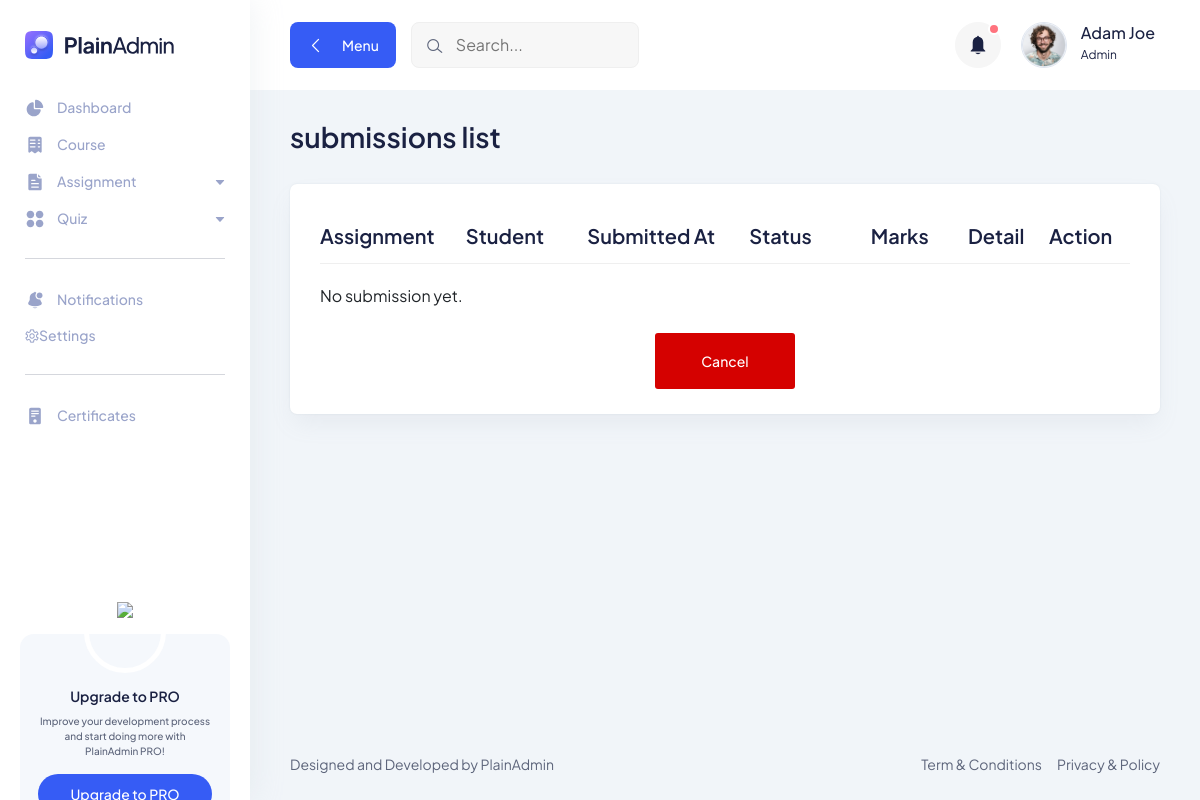
The page /submissions/ (signed in) on the database as committed earlier.
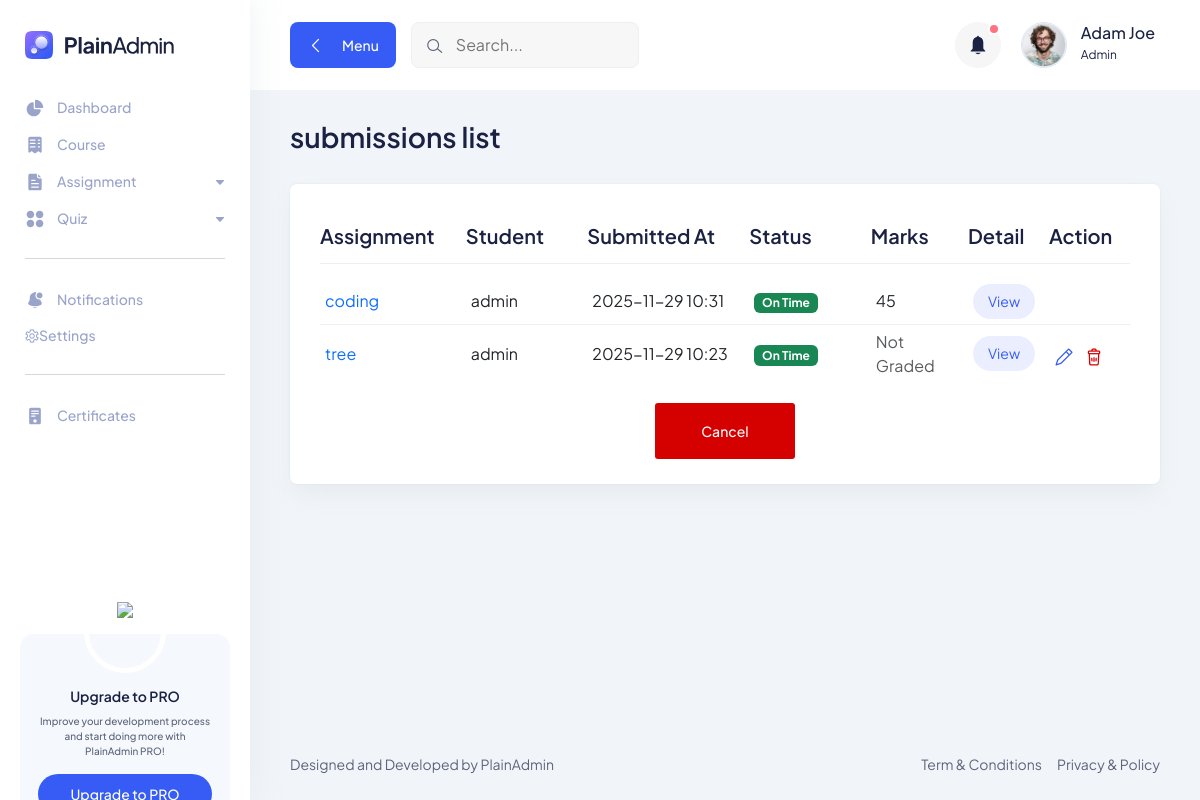
The same page on the database as committed later.
### learning_hub_app/models.py (models this page shows, shortened)
class AssignmentSubmission(models.Model):
    STATUS_CHOICES = (
        ('on_time', 'On Time'),
        ('late', 'Late')
    )
    assignment = models.ForeignKey('Assignment',on_delete=models.CASCADE,related_name='submissions')
    student = models.ForeignKey(settings.AUTH_USER_MODEL,on_delete=models.CASCADE,related_name='submissions')
    submitted_at = models.DateTimeField(default=timezone.now)
    file = models.FileField(upload_to='submissions/',blank=True,null=True)
    mark_awarded = models.PositiveBigIntegerField(blank=True,null=True)
    answer_text = models.TextField(blank=True,null=True)
    status = models.CharField(max_length=10,choices=STATUS_CHOICES,default='on_time')
    graded_by = models.ForeignKey(settings.AUTH_USER_MODEL, on_delete=models.SET_NULL,null=True,blank=True,related_name='graded_submission')
    graded_at = models.DateTimeField(null=True, blank=True)
    feedback = models.TextField(blank=True,null=True)
    class Meta:
        ordering = ['-submitted_at']
        unique_together = ('assignment', 'student')

class Assignment(models.Model):
    chapter = models.ForeignKey('Chapter',on_delete=models.CASCADE,related_name='assignments')
    title = models.CharField(max_length=100)
    description = models.TextField(blank=True,null=True)
    due_date = models.DateField(null=True,blank=True)
    marks = models.PositiveBigIntegerField(default=0)
    file = models.FileField(upload_to='assignments/',blank=True,null=True)

class User(AbstractUser):
    USER_ROLES = (
        ('student', 'Student'),
        ('teacher', 'Teacher'),
        ('admin', 'Admin'),
    )
    role = models.CharField(max_length=20, choices=USER_ROLES, default='student')
    phone_no = models.BigIntegerField(null=True, blank=True)   # optional phone number

### learning_hub_app/views.py (the view)
# urls.py: path("submissions/",  submission_list, name='submissions'),
@login_required
def submission_list(request):
    if request.user.role == 'teacher':
        submissions = AssignmentSubmission.objects.select_related('assignment','student').all()
    else:
        submissions = AssignmentSubmission.objects.filter(student=request.user).select_related('assignment')
    return render(request,"submissions/submission_list.html",{'submissions':submissions})

### learning_hub_app/templates/submissions/submission_list.html (shortened to what the changed rows need)
{% extends 'submissions/basefile.html' %}
{% block body %}
      <section class="table-components">
        <div class="container-fluid">
          <div class="title-wrapper pt-30">
            <div class="row align-items-center">
              <div class="col-md-6">
                <div class="title">
                  <h2>submissions list</h2>
                </div>
              </div>
            </div>
          </div>
          <div class="tables-wrapper">
            <div class="row">
              <div class="col-lg-12">
                <div class="card-style mb-30">
                  <div class="table-wrapper table-responsive">
                    <table class="table">
                      <thead>
                        <tr>
                          <th style="width:18%;">
                            <h4>Assignment</h4>
                          </th>
                          <th style="width:15%;">
                            <h4>Student</h4>
                          </th>
                          <th style="width:20%;">
                            <h4>Submitted At</h4>
                          </th>
                          <th style="width:15%;">
                            <h4>Status</h4>
                          </th>
                          <th style="width:12%;">
                            <h4>Marks</h4>
                          </th>
                          <th style="width:10%;">
                            <h4>Detail</h4>
                          </th>
                          <th style="width:10%;">
                            <h4>Action</h4>
                          </th>
                        </tr>
                      </thead>
                      <tbody>
                        {% for s in submissions %}
                        <tr>
                          <td class="min-width">
                            <a href="{% url 'submission_view' s.assignment.id %}">
                              {{ s.assignment.title }}
                            </a>
                          </td>
                          <td class="min-width">
                            {{ s.student.username }}
                          </td>
                          <td class="min-width">
                            {{ s.submitted_at|date:'Y-m-d H:i' }}
                          </td>
                          <td class="min-width">
                            {% if s.status == 'late' %}
                              <span class="badge bg-danger">Late</span>
                            {% else %}
                              <span class="badge bg-success">On Time</span>
                            {% endif %}
                          </td>
                          <td class="min-width">
                            {% if s.mark_awarded is not None %}
                              {{ s.mark_awarded }}
                            {% else %}
                              <span class="text-muted">Not Graded</span>
                            {% endif %}
                          </td>
                          <td class="min-width">
                            <a href="{% url 'submission_view' s.id %}" class="status-btn active-btn">View</a>
                          </td>
                          <td>
                            <div class="action">
                              {% if request.user.role == 'teacher' %}
                                <button class="edit">
                                  <a href="{% url 'submission_grade' s.id %}" class="text-success">
                                    <i class="lni lni-checkmark-circle"></i>
                                  </a>
                                </button>
                                <button class="text-danger">
                                  <a href="{% url 'submission_delete' s.id %}" class="text-danger"
                                    onclick="return confirm('Are you sure you want to delete this submission?');">
                                    <i class="lni lni-trash-can"></i>
                                  </a>
                                </button>
                              {% else %}
                                {% if s.student == request.user and s.mark_awarded is None %}
                                  <button class="edit">
                                    <a href="{% url 'submission_update' s.id %}" class="text-primary">
                                      <i class="lni lni-pencil"></i>
                                    </a>
                                  </button>
                                  <button class="text-danger">
                                    <a href="{% url 'submission_delete' s.id %}" class="text-danger"
                                      onclick="return confirm('Are you sure you want to delete this submission?');">
                                      <i class="lni lni-trash-can"></i>
                                    </a>
                                  </button>
                                {% endif %}
                              {% endif %}
                            </div>
                          </td>
                        </tr>
                        {% empty %}
                        <tr>
                          <td colspan="7">No submission yet.</td>
                        </tr>
                        {% endfor %}
                      </tbody>
                    </table>
                  </div>
                </div>
              </div>
            </div>
          </div>
        </div>
      </section>
{% endblock %}

Rows that differ between the two databases and show on the page:
added AssignmentSubmission: assignment "coding", student.username "admin", submitted_at "2025-11-29 10:31", status "On Time", mark_awarded "45"
added AssignmentSubmission: assignment "tree", student.username "admin", submitted_at "2025-11-29 10:23", status "On Time", shows "Not Graded"
Other text that changed with them:
text no longer shown: "No submission yet."
